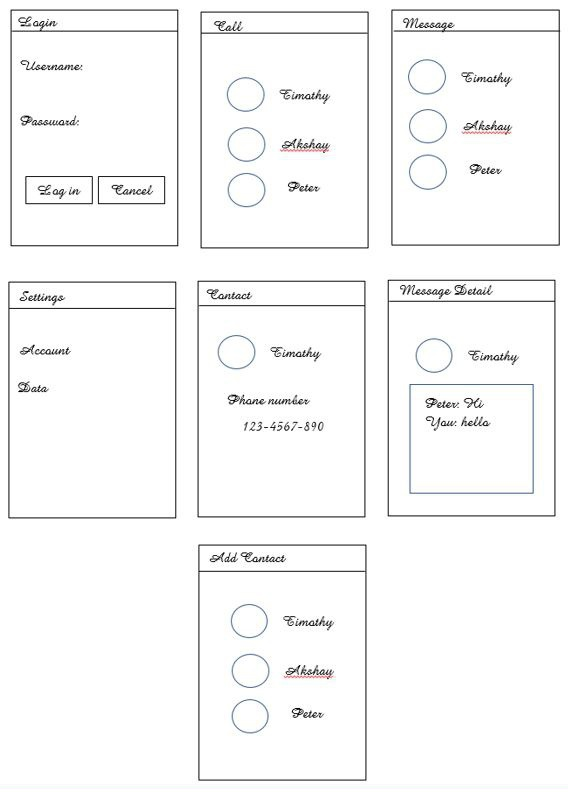
#> input picture SketchToApp/Capture2.JPG, 568 x 792 px
$ python Coverage.py
#> lines starting #> are read from the running program, lines starting #| are printed output that depends on the picture
# -*- coding: utf-8 -*-
"""
Created on Fri Oct 26 23:06:00 2018

@author: vo00timo
"""
import cv2
import copy
import os
import numpy as np
def splitImage(fileLocation):
    #fileLocation="sketchImage.jpg"
#> called with fileLocation = 'Capture2.JPG'
    fileExitst = os.path.isfile(fileLocation)
    if(not fileExitst):
        print("Can't access the file")
    # Reading image
    img_raw = cv2.imread(fileLocation)
#> img_raw is the input picture: shape (792, 568, 3); mean B, G, R 248, 248, 247.9
    image = copy.deepcopy(img_raw)
    #cv2.imshow("Raw Image", image)
    cv2.waitKey(0)
    height, width = image.shape[:2]
#> height = 792; width = 568
    print (image.shape)
#| (792, 568, 3)
    # Let's get the starting pixel coordiantes (top left of cropped top)

    starting_row, starting_col = int(0), int(0)
    ending_row, ending_col = int(0), int(0)
    name=''
    for i in range(1,4): #row =3 if range is 3
        starting_row=ending_row
        ending_row=int(height* (i/3))
        ending_col= int(0)
        for j in range(1,4): #col =3

            starting_col= ending_col
            ending_col=int(width*(j/3))
            name='screen'+str(i-1)+str(j-1);
            name= image[starting_row:ending_row, starting_col:ending_col]
            #print('('+str(starting_row)+','+str(starting_col)+') - ('+str(ending_row)+','+str(ending_col)+')')

            #cv2.imshow('crop'+str(i)+str(j), name)
            cv2.imwrite('screen'+str(i-1)+str(j-1)+'.jpg',name)
#> this loop made 3 passes
#> pass 1, in splitImage, `cv2.imwrite('screen'+str(i-1)+str(j-1)+'.jpg',name)`:
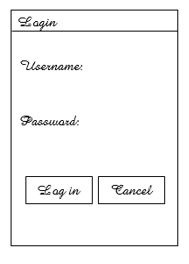
#> saved as screen00.jpg: shape (264, 189, 3); min 0, max 255, mean 245
#> pass 1, in splitImage, `cv2.imwrite('screen'+str(i-1)+str(j-1)+'.jpg',name)`:
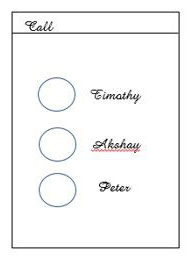
#> saved as screen01.jpg: shape (264, 189, 3); mean B, G, R 246.2, 246.2, 246.1
#> pass 1, in splitImage, `cv2.imwrite('screen'+str(i-1)+str(j-1)+'.jpg',name)`:
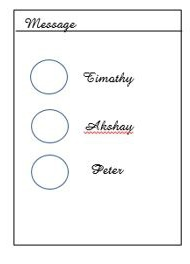
#> saved as screen02.jpg: shape (264, 190, 3); mean B, G, R 246, 246, 245.9
#> pass 2, in splitImage, `cv2.imwrite('screen'+str(i-1)+str(j-1)+'.jpg',name)`:
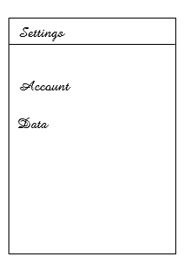
#> saved as screen10.jpg: shape (264, 189, 3); min 0, max 255, mean 248.3

if __name__ =="__main__":
    screen=np.full((3, 3), False)
    splitImage("Capture2.JPG")

$ run again, with SketchToApp/Capture3.JPG copied over SketchToApp/Capture2.JPG
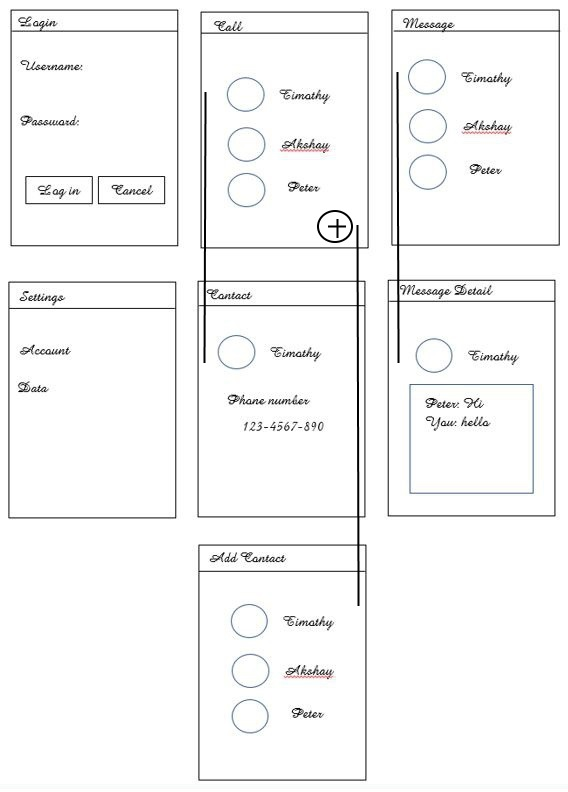
#> input picture SketchToApp/Capture3.JPG, 568 x 792 px
#> in splitImage, img_raw is the input picture: shape (792, 568, 3); mean B, G, R 246.7, 246.7, 246.6
#| (792, 568, 3)
#> the loop in splitImage, `for i in range(1,4):` made 3 passes
#> pass 1, in splitImage, `cv2.imwrite('screen'+str(i-1)+str(j-1)+'.jpg',name)`:
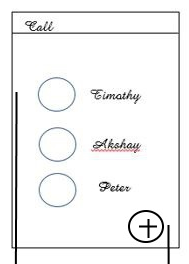
#> saved as screen01.jpg: shape (264, 189, 3); mean B, G, R 242.6, 242.6, 242.5
#> pass 1, in splitImage, `cv2.imwrite('screen'+str(i-1)+str(j-1)+'.jpg',name)`:
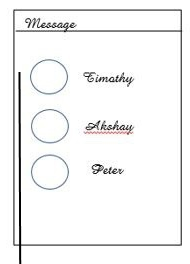
#> saved as screen02.jpg: shape (264, 190, 3); mean B, G, R 244, 244.1, 244
